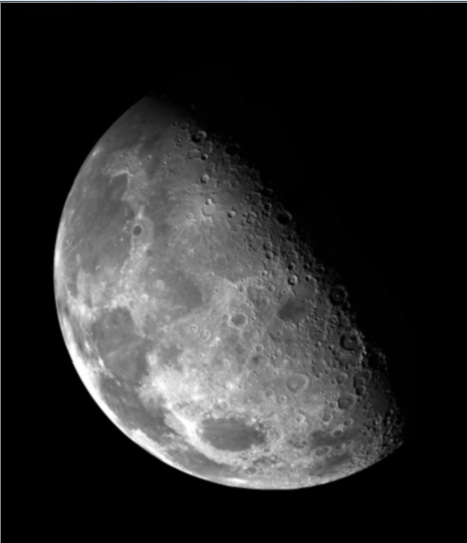
#> input picture week8/moon.jpg, 467 x 543 px
$ python sharpen.py
#> lines starting #> are read from the running program, lines starting #| are printed output that depends on the picture
import cv2
import numpy as np
import matplotlib.pyplot as plt

# Open the image
path = r"moon.jpg"
ori_img = cv2.imread(path, flags=cv2.IMREAD_COLOR)
#> ori_img is the input picture: shape (543, 467, 3); mean B, G, R 43.5, 43.4, 43.4
img = cv2.imread(path, cv2.IMREAD_GRAYSCALE).astype(float)
#> img: shape (543, 467) float64; min 0, max 255, mean 43.4

# Edge Sharpening
h, w = img.shape
#> h = 543; w = 467

# define Gaussian filter
smooth = np.array([[1, 2, 1],
                   [2, 4, 2],
                   [1, 2, 1]])
smooth = smooth / 16

# define laplace filter
second_deriv = np.array([[-1, -1, -1],
                         [-1, 8, -1],
                         [-1, -1, -1]])

# define new images
smooth_img = np.zeros((h, w))
sharpen_ed = np.zeros((h, w))

# starting at index 1
for i in range(1, h-1):
    for j in range(1, w-1):
        conv = (np.sum(np.multiply(smooth, img[i-1:i+2, j-1:j+2])))
        smooth_img[i,j] = conv

for i in range(1, h-1):
    for j in range(1, w-1):
        conv = (np.sum(np.multiply(second_deriv, smooth_img[i-1:i+2, j-1:j+2])))
        sharpen_ed[i,j] = conv
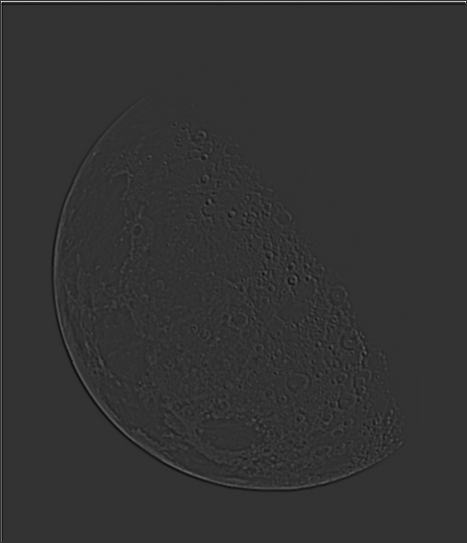
#> sharpen_ed: shape (543, 467) float64; min -182.9, max 731, mean 0.9; drawn with min black and max white

weight = 5
sharpen_img = img - (weight*sharpen_ed)
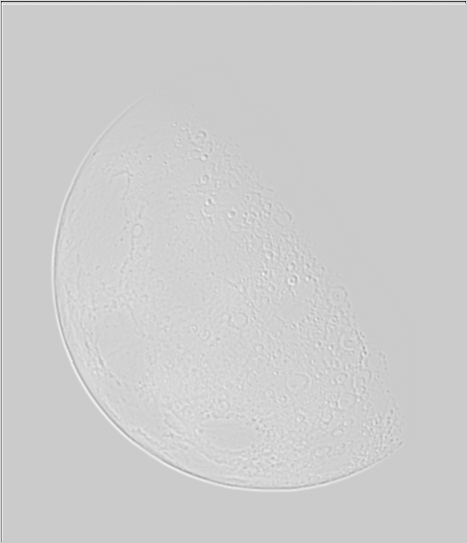
#> sharpen_img: shape (543, 467) float64; min -3574, max 914.4, mean 38.9; drawn with min black and max white
cv2.imwrite('edge_sharp.jpg', sharpen_img)
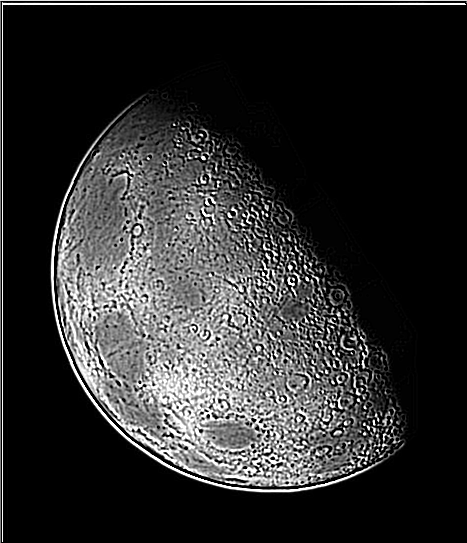
#> saved as edge_sharp.jpg: shape (543, 467); min 0, max 255, mean 46.1

$ run again, with week8/cat.jpg copied over week8/moon.jpg
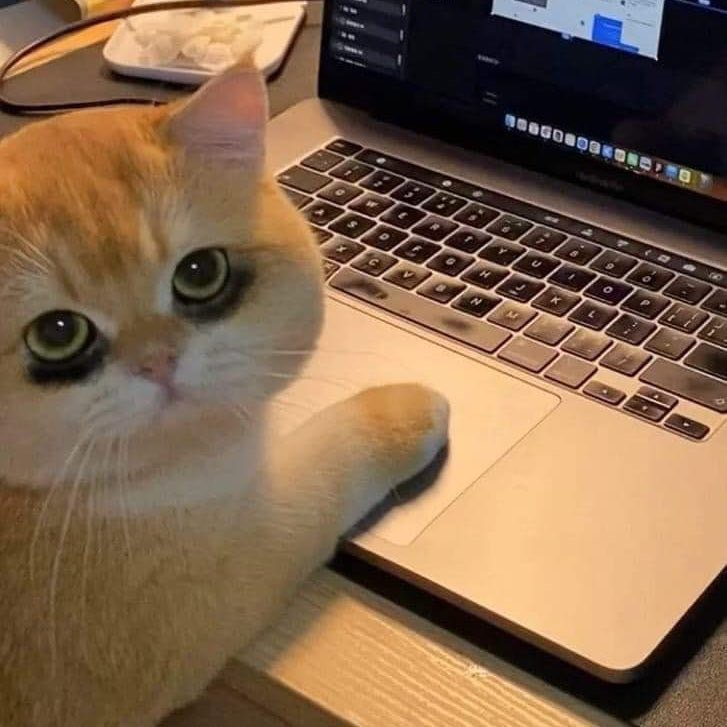
#> input picture week8/cat.jpg, 727 x 727 px
#> ori_img is the input picture: shape (727, 727, 3); mean B, G, R 76.5, 101.9, 130.1
#> after the loop `for i in range(1, h-1):`:
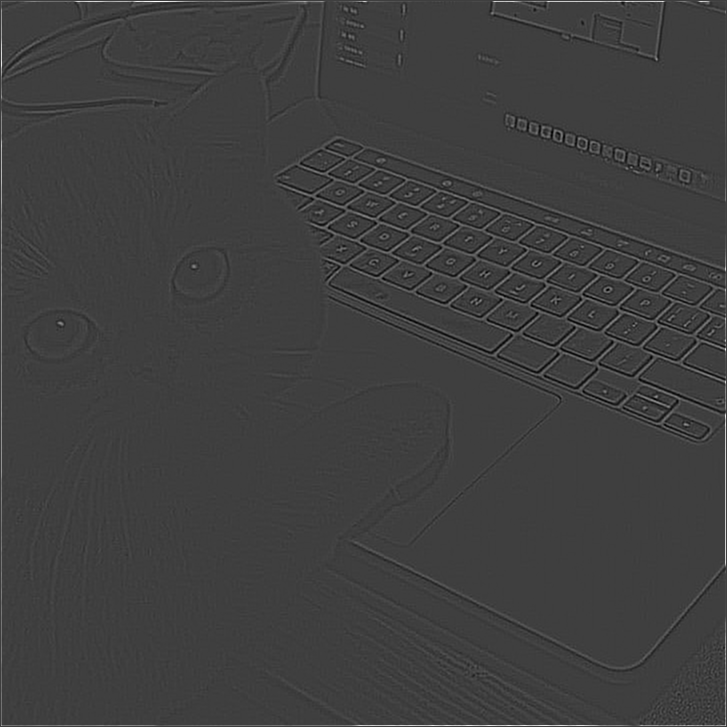
#> sharpen_ed: shape (727, 727) float64; min -243.2, max 737.7, mean 1.5; drawn with min black and max white
#> `cv2.imwrite('edge_sharp.jpg', sharpen_img)`:
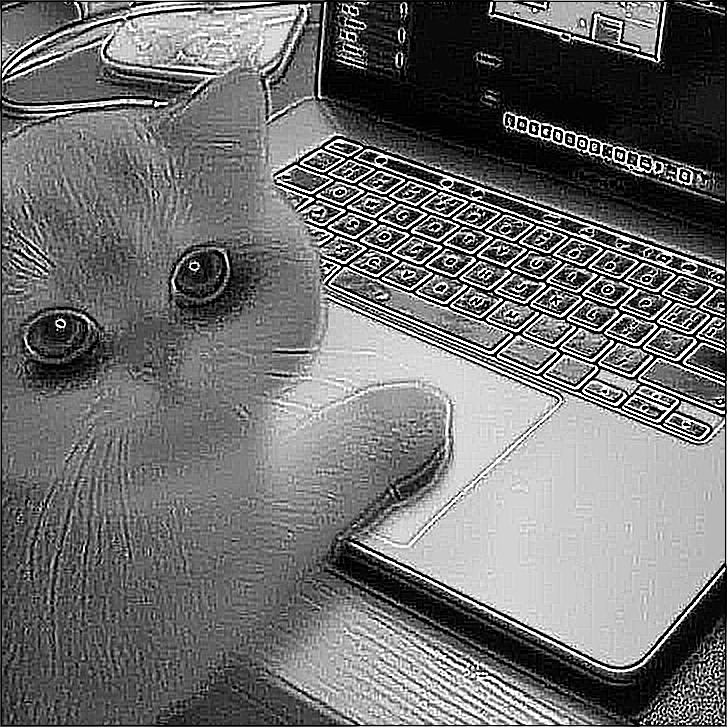
#> saved as edge_sharp.jpg: shape (727, 727); min 0, max 255, mean 111.1

$ run again, with week8/jail.jpg copied over week8/moon.jpg
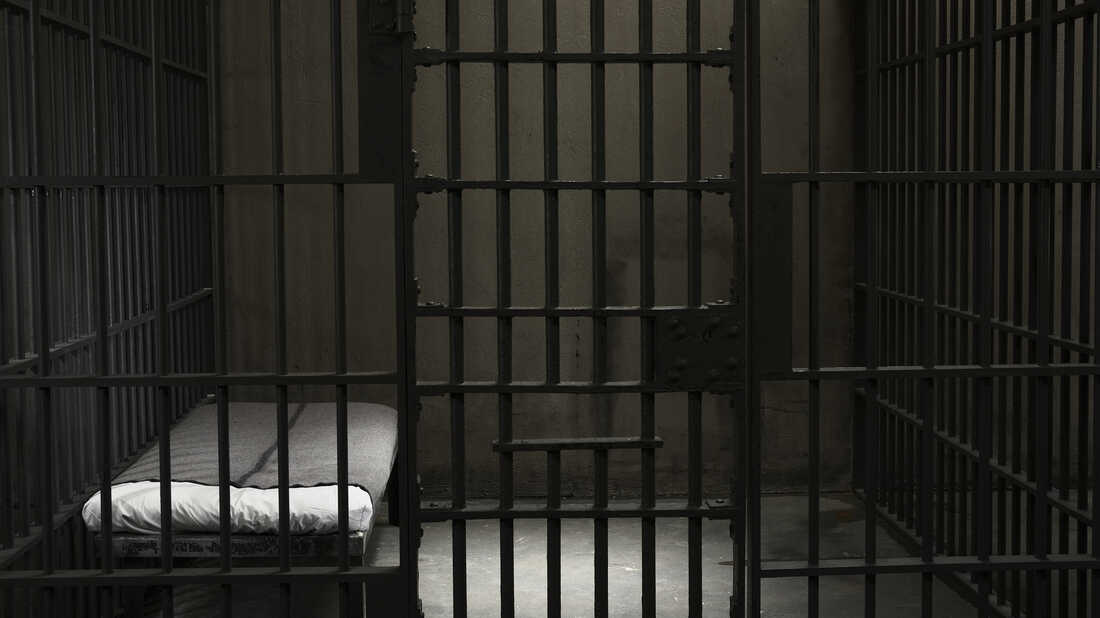
#> input picture week8/jail.jpg, 1100 x 618 px
#> ori_img is the input picture: shape (618, 1100, 3); mean B, G, R 35.4, 40.1, 40.6
#> after the loop `for i in range(1, h-1):`:
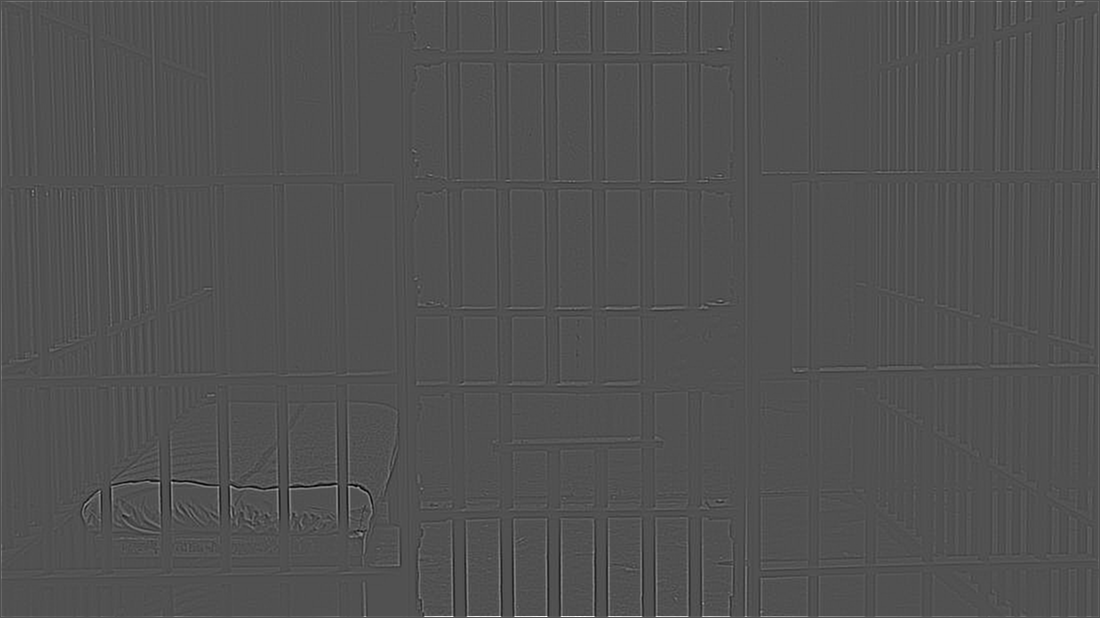
#> sharpen_ed: shape (618, 1100) float64; min -276.8, max 590.9, mean 0.6; drawn with min black and max white
#> `cv2.imwrite('edge_sharp.jpg', sharpen_img)`:
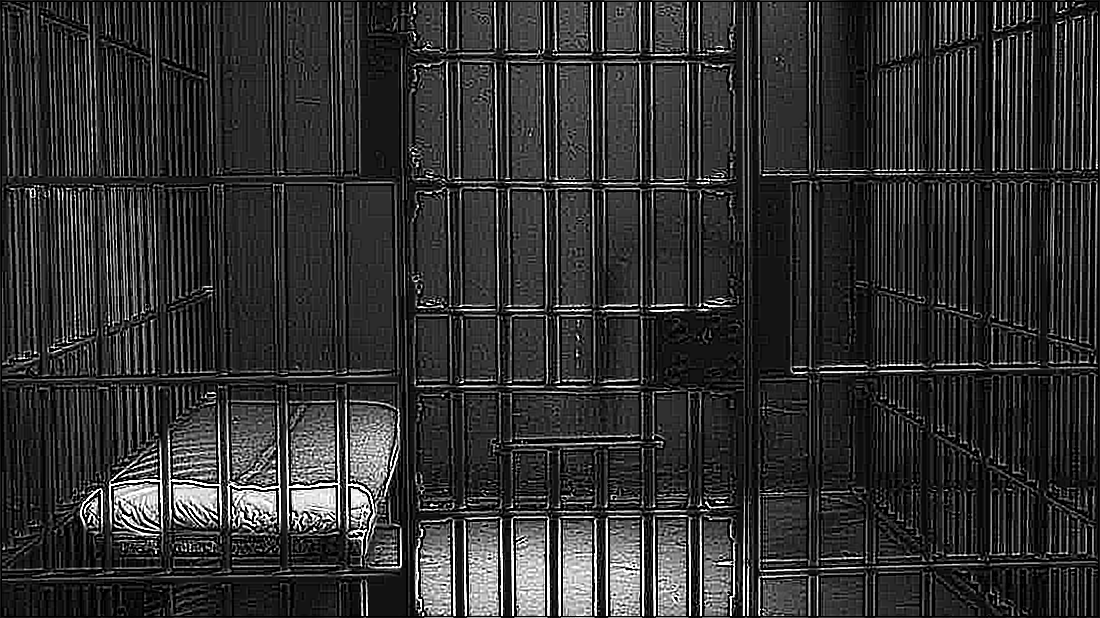
#> saved as edge_sharp.jpg: shape (618, 1100); min 0, max 255, mean 49
